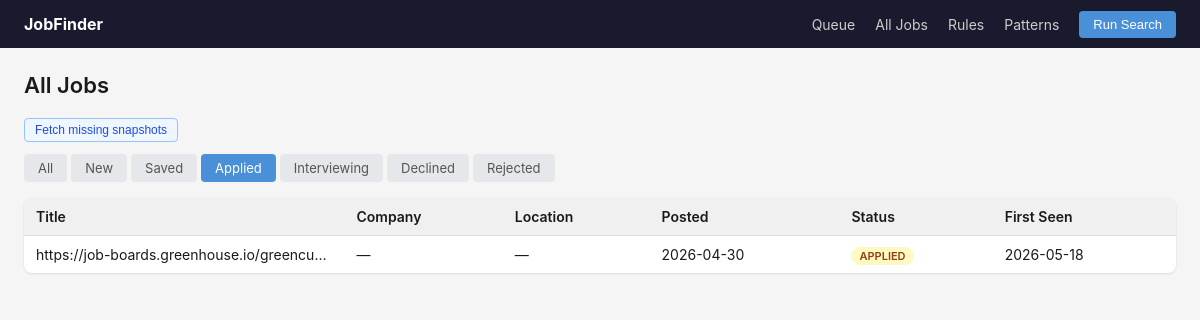
Before: /jobs?status=applied with the older database file.
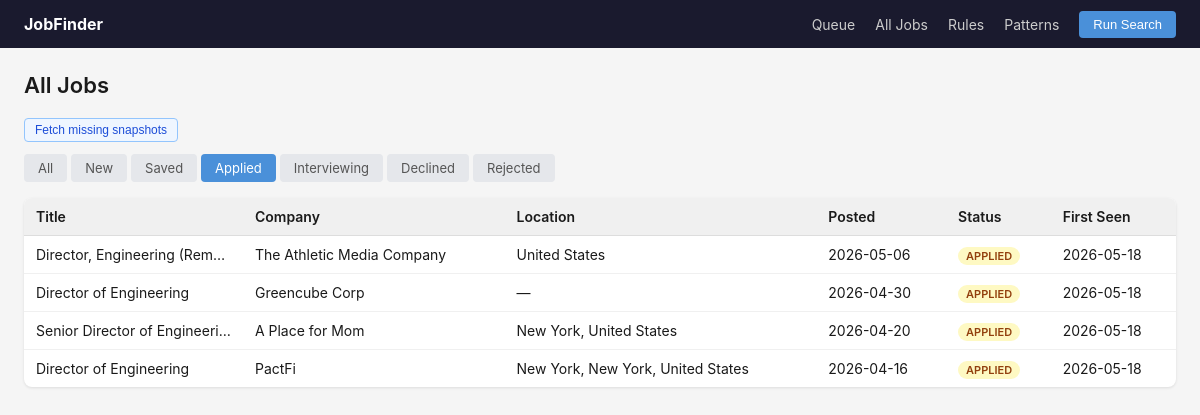
After: the same page with the newer database file.
### tables this page shows
CREATE TABLE jobs (
                id           INTEGER PRIMARY KEY AUTOINCREMENT,
                url          TEXT NOT NULL UNIQUE,
                title        TEXT,
                company      TEXT,
                location     TEXT,
                description  TEXT,
                posted_date  TEXT,
                first_seen   TEXT NOT NULL,
                status       TEXT NOT NULL DEFAULT 'new'
                                 CHECK(status IN ('new','saved','applied','rejected','interviewing')),
                notes        TEXT
            );

### jobfinder/app.py (the view)
    @app.route("/jobs")
    def jobs_list():
        conn = get_conn()
        status_filter = request.args.get("status", "all")
        statuses = None if status_filter == "all" else [status_filter]
        jobs = [dict(j) for j in get_jobs(conn, statuses=statuses)]
        return render_template("jobs.html", jobs=jobs, status_filter=status_filter)

### jobfinder/database.py (called while the page is built)
def get_connection(db_path: str = "jobs.db") -> sqlite3.Connection:
    conn = sqlite3.connect(db_path)
    conn.row_factory = sqlite3.Row
    conn.execute("PRAGMA journal_mode=WAL")
    conn.execute("PRAGMA foreign_keys=ON")
    return conn

def get_jobs(conn: sqlite3.Connection, statuses: list[str] | None = None,
             order_by: str = "CASE WHEN posted_date IS NULL THEN 1 ELSE 0 END, posted_date DESC, first_seen DESC") -> list[sqlite3.Row]:
    if statuses:
        placeholders = ",".join("?" * len(statuses))
        return conn.execute(
            f"SELECT * FROM jobs WHERE status IN ({placeholders}) ORDER BY {order_by}",
            statuses
        ).fetchall()
    return conn.execute(f"SELECT * FROM jobs ORDER BY {order_by}").fetchall()

### templates/jobs.html (shortened to what this page needs)
{% extends "base.html" %}
{% block content %}
<div class="page-header">
  <h1>All Jobs</h1>
</div>
<div style="margin-bottom:12px;">
  <button id="btn-fetch-snapshots" class="btn-visit" onclick="startSnapshotFetch()">Fetch missing snapshots</button>
</div>
<div class="status-tabs">
  {% for s in ['all', 'new', 'saved', 'applied', 'interviewing', 'declined', 'rejected'] %}
  <a href="{{ url_for('jobs_list', status=s) }}"
     class="tab {{ 'active' if status_filter == s }}">{{ s.title() }}</a>
  {% endfor %}
</div>
{% if not jobs %}
<p class="empty-state">No jobs with status "{{ status_filter }}".</p>
{% else %}
<table class="job-table">
  <thead>
    <tr><th>Title</th><th>Company</th><th>Location</th><th>Posted</th><th>Status</th><th>First Seen</th></tr>
  </thead>
  <tbody>
  {% for job in jobs %}
  <tr>
    <td><a href="{{ url_for('job_detail', job_id=job.id) }}">{{ job.title or job.url }}</a></td>
    <td>{{ job.company or '—' }}</td>
    <td>{{ job.location or '—' }}</td>
    <td>{{ job.posted_date or 'Unknown' }}</td>
    <td><span class="status-badge status-{{ job.status }}">{{ job.status }}</span></td>
    <td>{{ job.first_seen[:10] }}</td>
  </tr>
  {% endfor %}
  </tbody>
</table>
{% endif %}
{% endblock %}

### templates/base.html (shortened to what this page needs)
<!DOCTYPE html>
<html lang="en">
<head>
<link rel="stylesheet" href="{{ url_for('static', filename='style.css') }}">
</head>
<body>
<nav>
  <a href="{{ url_for('index') }}" class="nav-brand">JobFinder</a>
  <div class="nav-links">
    <a href="{{ url_for('index') }}">Queue</a>
    <a href="{{ url_for('jobs_list') }}">All Jobs</a>
    <a href="{{ url_for('rules_view') }}">Rules</a>
    <a href="{{ url_for('patterns_view') }}">Patterns</a>
    <button id="run-search-btn" class="btn-search" onclick="runSearch()">Run Search</button>
  </div>
</nav>
<main>
{% block content %}{% endblock %}
</main>
</body>
</html>

### static/style.css (style rules this page uses)
*, *::before, *::after { box-sizing: border-box; margin: 0; padding: 0; }
body { font-family: -apple-system, BlinkMacSystemFont, "Segoe UI", sans-serif; font-size: 14px; color: #1a1a1a; background: #f5f5f5; }
nav { display: flex; align-items: center; justify-content: space-between; background: #1a1a2e; color: #fff; padding: 0 24px; height: 48px; }
.nav-brand { color: #fff; font-weight: 700; font-size: 16px; text-decoration: none; }
.nav-links { display: flex; align-items: center; gap: 20px; }
.nav-links a { color: #ccc; text-decoration: none; }
.btn-search { background: #4a90d9; color: #fff; border: none; border-radius: 4px; padding: 6px 14px; cursor: pointer; font-size: 13px; }
main { max-width: 1400px; margin: 0 auto; padding: 24px; }
.page-header { display: flex; align-items: baseline; justify-content: space-between; margin-bottom: 20px; }
.page-header h1 { font-size: 22px; font-weight: 600; }
.job-table { width: 100%; border-collapse: collapse; background: #fff; border-radius: 8px; overflow: hidden; box-shadow: 0 1px 3px rgba(0,0,0,.1); }
.job-table th { background: #f0f0f0; padding: 10px 12px; text-align: left; font-weight: 600; border-bottom: 1px solid #ddd; }
.job-table td { padding: 10px 12px; border-bottom: 1px solid #f0f0f0; vertical-align: middle; }
.job-table tr:last-child td { border-bottom: none; }
.job-table a { color: #1a1a1a; text-decoration: none; }
.job-table th:nth-child(1), .job-table td:nth-child(1) { max-width: 180px; overflow: hidden; text-overflow: ellipsis; white-space: nowrap; }
.btn-save, .btn-decline, .btn-visit { padding: 4px 10px; border-radius: 4px; border: 1px solid; cursor: pointer; font-size: 12px; text-decoration: none; margin-right: 4px; }
.btn-visit { background: #eff6ff; color: #1d4ed8; border-color: #93c5fd; display: inline-block; }
.status-badge { padding: 2px 8px; border-radius: 10px; font-size: 11px; font-weight: 600; text-transform: uppercase; }
.status-applied { background: #fef9c3; color: #92400e; }
.status-tabs { display: flex; gap: 4px; margin-bottom: 16px; }
.tab { padding: 6px 14px; border-radius: 4px; text-decoration: none; color: #555; background: #e5e7eb; font-size: 13px; }
.tab.active, .tab:hover { background: #4a90d9; color: #fff; }

Changed rows visible on the page:
added jobs: title "Director, Engineering (Rem…", company "The Athletic Media Company", location "United States", posted_date "2026-05-06", status "APPLIED", first_seen "2026-05-18"
changed jobs: title "https://job-boards.greenhouse.io/greencu…" → "Director of Engineering"; company "—" → "Greencube Corp"
added jobs: title "Senior Director of Engineeri…", company "A Place for Mom", location "New York, United States", posted_date "2026-04-20", status "APPLIED", first_seen "2026-05-18"
added jobs: title "Director of Engineering", company "PactFi", location "New York, New York, United States", posted_date "2026-04-16", status "APPLIED", first_seen "2026-05-18"
